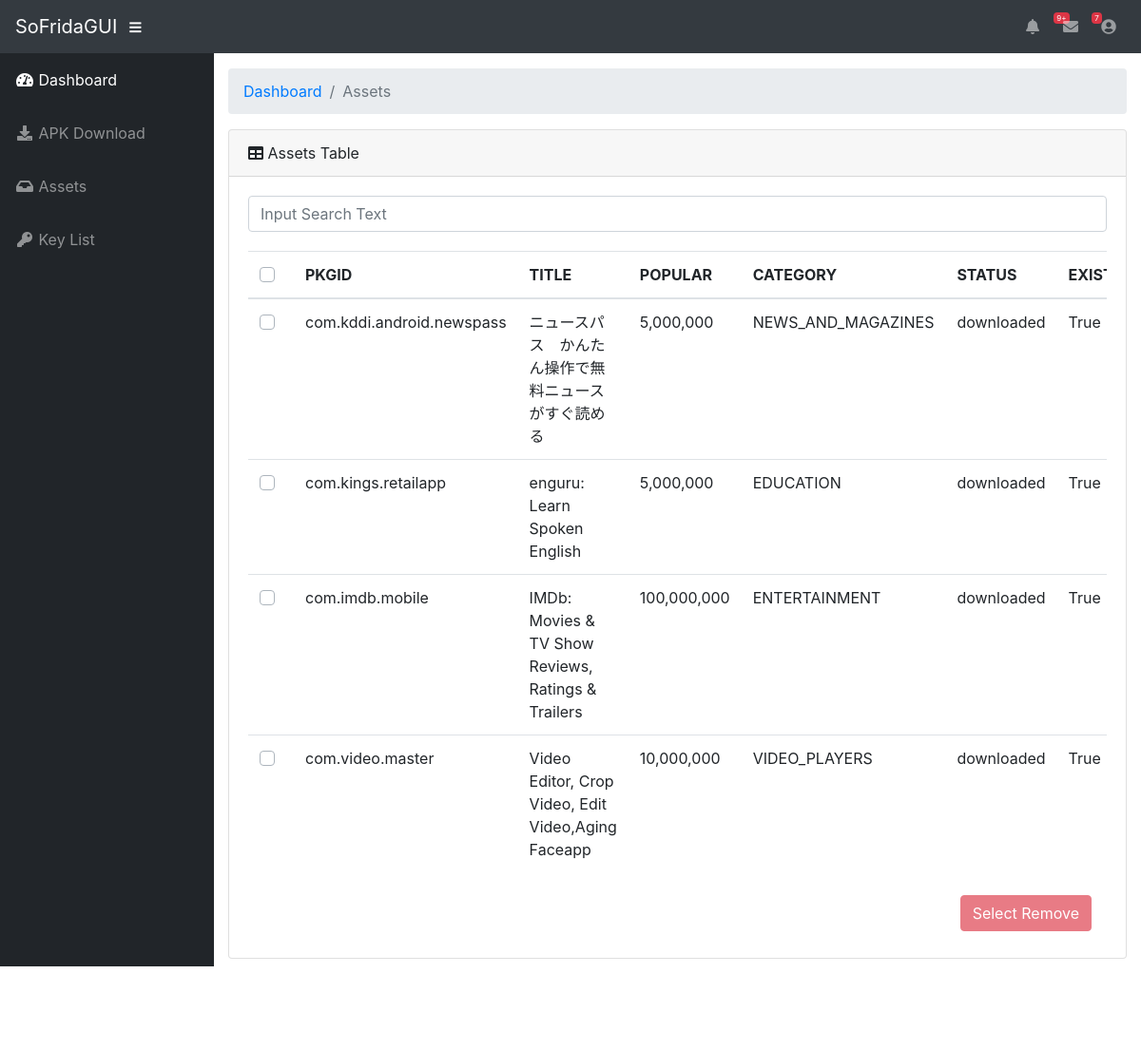
Page /assets on the committed database.
### tables this page shows
CREATE TABLE assets (
            package_name text primary key, 
            title text,
            popular integer,
            category text,
            status text,
            exist_sdk integer,
            access_key_id text,
            secret_access_key text,
            session_token text,
            region text,
            service text,
            bucket text);

### app.py (the view)
@app.route("/assets")
def assets_layout():
  asset = Assets()
  asset_infos = asset.get_all()
  return render_template("assets.html", asset_infos=asset_infos)

### assets.py (called while the page is built)
    def db_init(self):
        self.db_path = os.path.join("./assets.db")
        self.con = sqlite3.connect(self.db_path)
        self.cur = self.con.cursor()
        self.cur.execute('''create table if not exists assets (
            package_name text primary key,
            title text,
            popular integer,
            category text,
            status text,
            exist_sdk integer,
            access_key_id text,
            secret_access_key text,
            session_token text,
            region text,
            service text,
            bucket text)''')
        self.columns = ['package_name', 'title', 'popular','category','status','exist_sdk', 'access_key_id', 'secret_key_id','session_token','region','service','bucket']
        self.con.commit()

    def get_all(self):
        package_list = []
        for row in self.cur.execute('''select * from assets'''):
            package = dict()
            for i in range(len(self.columns)):
                if row[i] == None:
                    package[self.columns[i]] = ""
                else:
                    package[self.columns[i]] = row[i]
            package_list.append(package)
        return package_list

### templates/assets.html (shortened to what this page needs)
{% extends "layout.html" %}
{% block content %}
<div class="container-fluid">
	<ol class="breadcrumb">
		<li class="breadcrumb-item">
			<a href="#">Dashboard</a>
		</li>
		<li class="breadcrumb-item active">Assets</li>
	</ol>
	<div class="card mb-3">
		<div class="card-header">
			<i class="fas fa-table"></i>
			Assets Table
		</div>
		<div class="card-body">
			<div class="input-group">
				<input type="text" class="form-control" placeholder="Input Search Text" spellcheck="false" id="search_form">
			</div>
			<div style="margin-top:20px;" class="table-responsive" id="assets_list">
				<table class="table" id="assets_table">
					<thead>
						<th>
							<div class="custom-control custom-checkbox" align="center">
							</div>
						</th>
						<th>PKGID</th>
						<th>TITLE</th>
						<th>POPULAR</th>
						<th>CATEGORY</th>
						<th>STATUS</th>
						<th>EXIST_SDK</th>
					</thead>
					<tbody>
						{% for info in asset_infos %}
						<tr>
							<td>
								<div class="custom-control custom-checkbox" align="center">
								</div>
							</td>
							<td>{{ info['package_name'] }}</td>
							<td>{{ info['title'] }}</td>
							<td>{{ "{:,}".format(info['popular']) }}</td>
							<td>{{ info['category'] }}</td>
							<td>{{ info['status'] }}</td>
							{% if info['exist_sdk'] == 1 %}
							<td>True</td>
							{% elif info['exist_sdk'] == 0 %}
							<td>False</td>
							<td><button class="btn btn-danger" id="{{ info['package_name'] }}">Remove</button></td>
							{% else %}
							<td></td>
							<td></td>
							{% endif %}
						</tr>
						{% endfor %}
					</tbody>
				</table>
			</div>
			<nav class="navbar navbar-expand">
				<button class="nav-item btn btn-danger ml-auto mr-0 my-2 my-md-0" id="select-remove" disabled>Select Remove</button>
			</nav>
		</div>
	</div>
</div>
{% endblock %}

### templates/layout.html (shortened to what this page needs)
<!DOCTYPE html>
<html lang="en" style="font-family: SFMono-Regular, Menlo, Monaco, Consolas, 'Liberation Mono', 'Courier New', monospace;">
    <head>
        <link  rel="stylesheet" type="text/css" href="{{ url_for('static', filename='vendor/fontawesome-free/css/all.min.css')}}">
        <link  rel="stylesheet" type="text/css" href="{{ url_for('static', filename='vendor/datatables/dataTables.bootstrap4.css')}}">
        <link  rel="stylesheet" type="text/css" href="{{ url_for('static', filename='css/sb-admin.css')}}">
    </head>
    <body id="page-top">
        <nav class="navbar navbar-expand navbar-dark bg-dark static-top">
            <a class="navbar-brand mr-1" href="{{ url_for('index') }}">SoFridaGUI</a>
            <button class="btn btn-link btn-sm text-white order-1 order-sm-0" id="sidebarToggle" href="#">
                <i class="fas fa-bars"></i>
            </button>
            <ul class="navbar-nav ml-auto mr-0 my-2 my-md-0">
                <li class="nav-item dropdown no-arrow">
                    <a class="nav-link dropdown-toggle" href="#" id="alertsDropdown" role="button" data-toggle="dropdown" aria-haspopup="true" aria-expanded="false">
                    <i class="fas fa-bell fa-fw"></i>
                    <span class="badge badge-danger">9+</span>
                    </a>
                </li>
                <li class="nav-item dropdown no-arrow mx-1">
                    <a class="nav-link dropdown-toggle" href="#" id="messagesDropdown" role="button" data-toggle="dropdown" aria-haspopup="true" aria-expanded="false">
                    <i class="fas fa-envelope fa-fw"></i>
                    <span class="badge badge-danger">7</span>
                    </a>
                </li>
                <li class="nav-item dropdown no-arrow">
                    <a class="nav-link dropdown-toggle" href="#" id="userDropdown" role="button" data-toggle="dropdown" aria-haspopup="true" aria-expanded="false">
                    <i class="fas fa-user-circle fa-fw"></i>
                    </a>
                </li>
            </ul>
        </nav>
        <div id="wrapper">
            <ul class="sidebar navbar-nav">
                <li class="nav-item active">
                    <a class="nav-link" href="{{ url_for('index') }}">
                    <i class="fas fa-fw fa-tachometer-alt"></i>
                    <span>Dashboard</span>
                    </a>
                </li>
                <li class="nav-item">
                    <a class="nav-link" href="{{ url_for('apk_download_layout') }}">
                    <i class="fas fa-fw fa-download"></i>
                    <span>APK Download</span></a>
                </li>
                <li class="nav-item">
                    <a class="nav-link" href="{{ url_for('assets_layout') }}">
                    <i class="fas fa-fw fa-inbox"></i>
                    <span>Assets</span></a>
                </li>
                <li class="nav-item">
                    <a class="nav-link" href="#">
                    <i class="fas fa-fw fa-key"></i>
                    <span>Key List</span></a>
                </li>
            </ul>
            <div id="content-wrapper">
            {% block content %}
            {% endblock %}
                <footer class="sticky-footer">
                    <div class="container my-auto">
                        <div class="copyright text-center my-auto">
                            <span>Copyright © Your Website 2019</span>
                        </div>
                    </div>
                </footer>
            </div>
        </div>
    </body>
</html>

### rows in the picture
assets: package_name "com.kddi.android.newspass", title "ニュースパス かんたん操作で無料ニュースがすぐ読める", popular "5,000,000", category "NEWS_AND_MAGAZINES", status "downloaded"
assets: package_name "com.kings.retailapp", title "enguru: Learn Spoken English", popular "5,000,000", category "EDUCATION", status "downloaded"
assets: package_name "com.imdb.mobile", title "IMDb: Movies & TV Show Reviews, Ratings & Trailers", popular "100,000,000", category "ENTERTAINMENT", status "downloaded"
assets: package_name "com.video.master", title "Video Editor, Crop Video, Edit Video,Aging Faceapp", popular "10,000,000", category "VIDEO_PLAYERS", status "downloaded"
